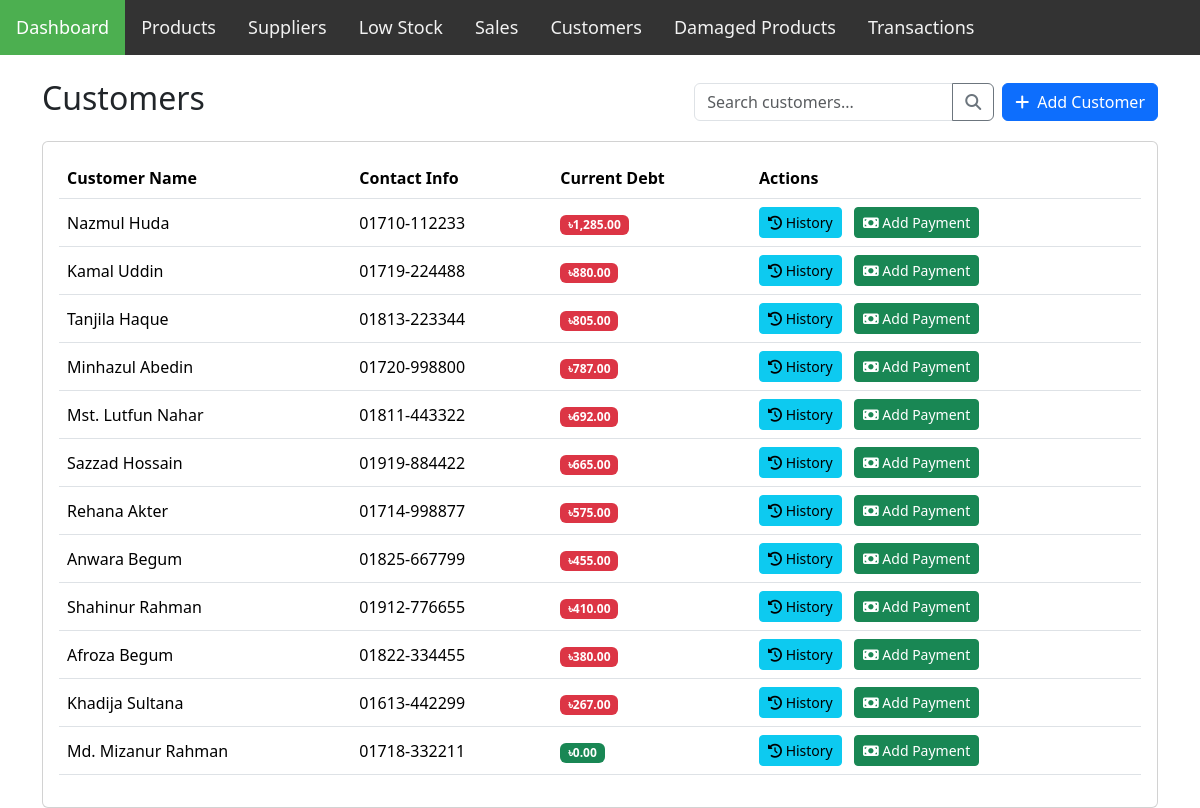
The page /customers.php on the database its author committed.
### tables this page shows
CREATE TABLE IF NOT EXISTS `customer` (
  `customer_id` int NOT NULL AUTO_INCREMENT,
  `name` varchar(255) NOT NULL,
  `contact_info` varchar(255) DEFAULT NULL,
  PRIMARY KEY (`customer_id`)
);

### customers.php (the view, shortened to what this page needs)
<?php
$database = new Database();
$db = $database->getConnection();
?>
<!DOCTYPE html>
<html lang="en">
<head>
    <link rel="stylesheet" href="assets/style.css">
    <link rel="stylesheet" href="https://cdnjs.cloudflare.com/ajax/libs/font-awesome/6.7.2/css/all.min.css">
    <link href="https://cdn.jsdelivr.net/npm/bootstrap@5.3.5/dist/css/bootstrap.min.css" rel="stylesheet">
</head>
<body>
    <header class="header">
        <?php include 'assets/navbar.php'; ?>
    </header>
    <main class="container mt-4">
        <div class="d-flex justify-content-between align-items-center mb-3">
            <h2>Customers</h2>
            <div class="d-flex gap-2">
                <div class="input-group" style="width: 300px;">
                    <input type="text" class="form-control" id="searchCustomer" placeholder="Search customers...">
                    <button class="btn btn-outline-secondary" type="button" id="searchButton">
                        <i class="fas fa-search"></i>
                    </button>
                </div>
                <button class="btn btn-primary" data-bs-toggle="modal" data-bs-target="#addCustomerModal">
                    <i class="fas fa-plus me-2"></i>Add Customer
                </button>
            </div>
        </div>
        <div class="card">
            <div class="card-body">
                <div class="table-responsive">
                    <table class="table table-hover align-middle">
                        <thead>
                            <tr>
                                <th>Customer Name</th>
                                <th>Contact Info</th>
                                <th>Current Debt</th>
                                <th>Actions</th>
                            </tr>
                        </thead>
                        <tbody id="customersTableBody">
                            <?php
                            try {
                                $stmt = $db->prepare($query);
                                $stmt->execute();
                                while ($row = $stmt->fetch(PDO::FETCH_ASSOC)) {
                                    $currentDebt = $row['total_debt_remaining'];
                                    ?>
                                    <tr>
                                        <td><?= htmlspecialchars($row['name']) ?></td>
                                        <td><?= htmlspecialchars($row['contact_info']) ?></td>
                                        <td>
                                            <span class="badge <?= $currentDebt > 0 ? 'bg-danger' : 'bg-success' ?>">
                                                ৳<?= number_format($currentDebt, 2) ?>
                                            </span>
                                        </td>
                                        <td>
                                            <button class="btn btn-sm btn-info me-2" onclick="viewDebtHistory(<?= $row['customer_id'] ?>)">
                                                <i class="fas fa-history"></i> History
                                            </button>
                                            <button class="btn btn-sm btn-success" onclick="addPayment(<?= $row['customer_id'] ?>)">
                                                <i class="fas fa-money-bill"></i> Add Payment
                                            </button>
                                        </td>
                                    </tr>
                                    <?php
                                }
                            } catch(PDOException $e) {
                                echo "<tr><td colspan='4' class='text-center text-danger'>Error loading customers</td></tr>";
                            }
                            ?>
                        </tbody>
                    </table>
                </div>
            </div>
        </div>
    </main>
</body>
</html>

### assets/navbar.php (shortened to what this page needs)
<div class="topnav" id="nav">
    <a href="index.php" class="active">Dashboard</a>
    <a href="products.php">Products</a>
    <a href="suppliers.php">Suppliers</a>
    <a href="low_stock.php">Low Stock</a>
    <a href="sales.php">Sales</a>
    <a href="customers.php">Customers</a>
    <a href="damaged_products.php">Damaged Products</a>
    <a href="transactions.php">Transactions</a>
</div>

### assets/style.css (style rules this page uses)
.topnav { background-color: #333; overflow: hidden; }
.topnav a { float: left; display: block; color: #f2f2f2; text-align: center; padding: 14px 16px; text-decoration: none; font-size: 18px; }
.topnav a.active { background-color: #4CAF50; color: white; }

### rows shown on the page
customer: name "Nazmul Huda", contact_info "01710-112233", currentDebt "1,285.00"
customer: name "Kamal Uddin", contact_info "01719-224488", currentDebt "880.00"
customer: name "Tanjila Haque", contact_info "01813-223344", currentDebt "805.00"
customer: name "Minhazul Abedin", contact_info "01720-998800", currentDebt "787.00"
customer: name "Mst. Lutfun Nahar", contact_info "01811-443322", currentDebt "692.00"
customer: name "Sazzad Hossain", contact_info "01919-884422", currentDebt "665.00"
customer: name "Rehana Akter", contact_info "01714-998877", currentDebt "575.00"
customer: name "Anwara Begum", contact_info "01825-667799", currentDebt "455.00"
customer: name "Shahinur Rahman", contact_info "01912-776655", currentDebt "410.00"
customer: name "Afroza Begum", contact_info "01822-334455", currentDebt "380.00"
customer: name "Khadija Sultana", contact_info "01613-442299", currentDebt "267.00"
customer: name "Md. Mizanur Rahman", contact_info "01718-332211", currentDebt "0.00"
